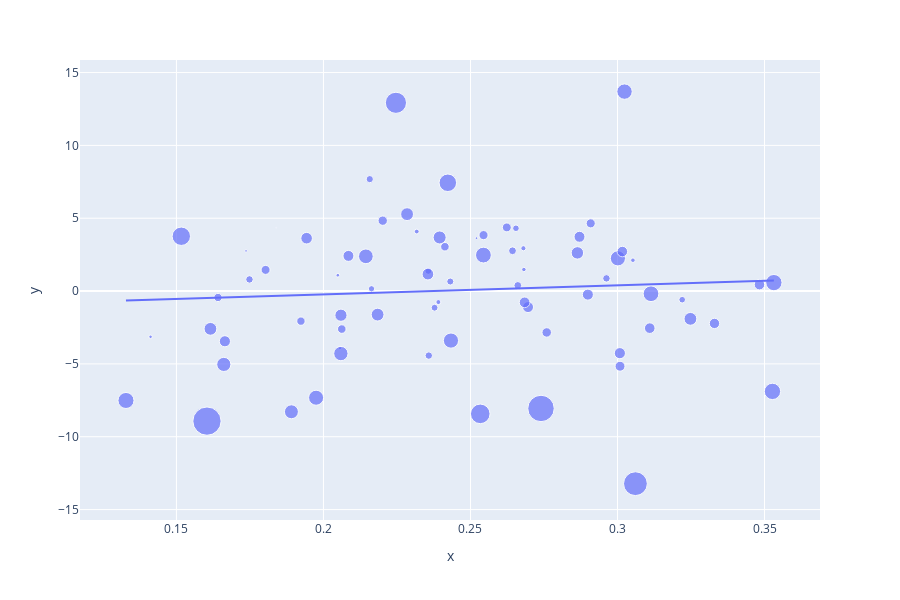

This figure's notebook cell:
### Code cell
fig = px.scatter(x=group_sent_avg, y=group_price_avg, trendline="ols", size=group_vol_avg)
fig.show()
